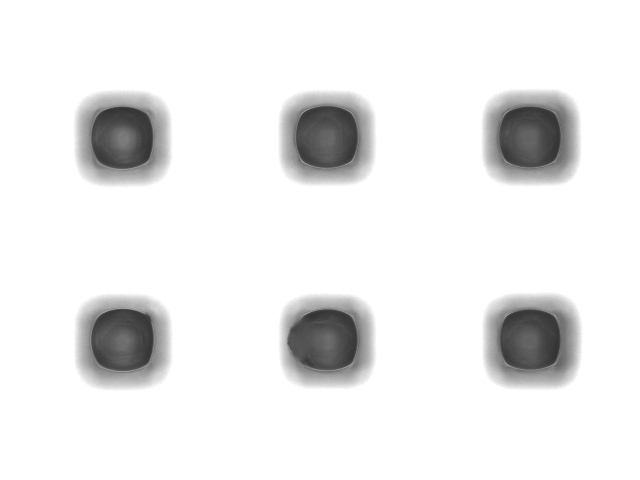
#> input picture coatingshape/1.tif, 640 x 480 px, found by its file name
$ python Comparison_of_segmentation_and_superpixel_algorithms.py
#> lines starting #> are read from the running program, lines starting #| are printed output that depends on the picture
import numpy as np
import matplotlib.pyplot as plt
import os
import pandas as pd
from skimage import data, io, filters
from skimage.color import rgba2rgb, rgb2gray
from skimage.external import tifffile
from skimage import feature
from skimage.filters import roberts, sobel, sobel_h, sobel_v
from skimage.filters import threshold_otsu
from skimage import morphology
from scipy import ndimage as ndi
from skimage.color import label2rgb

from skimage import exposure
from scipy.ndimage import gaussian_filter
from skimage import data
from skimage import img_as_float
from skimage.morphology import reconstruction
from skimage.segmentation import felzenszwalb, slic, quickshift, watershed
from skimage.segmentation import mark_boundaries

import matplotlib
#Data1 = io.imread('coatingshape/x1_side_mid.tif', plugin='tifffile')
Data1 = io.imread('coatingshape/1.tif', as_gray=True)
#> Data1 is the input picture: shape (480, 640); min 50, max 255, mean 236.1
Data2 = io.imread('coatingshape/1.tif', as_gray=True)
#Data1[Data1<120] = 255
# Data1 = Data1[200:350, :]
img = img_as_float(Data2)

segments_fz = felzenszwalb(img, scale=150, sigma=0.6, min_size=50)
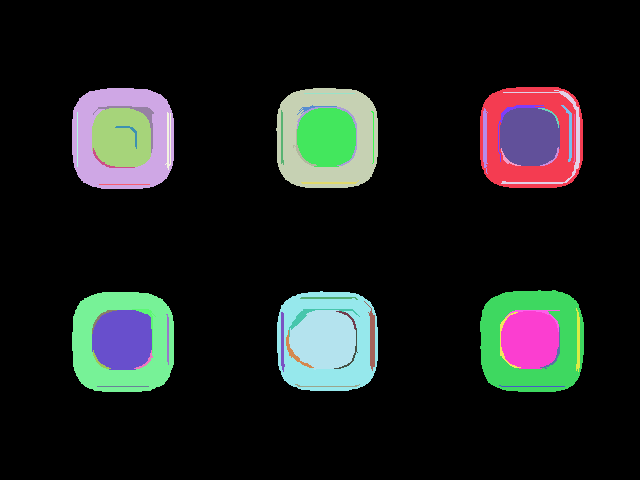
#> segments_fz: shape (480, 640) int64; 53 distinct labels, from 0 to 52; one colour per label, 0 black
#> (the run stopped early here; a loop or call above may not have finished)

$ run again, with coatingshape/3.tif copied over coatingshape/1.tif
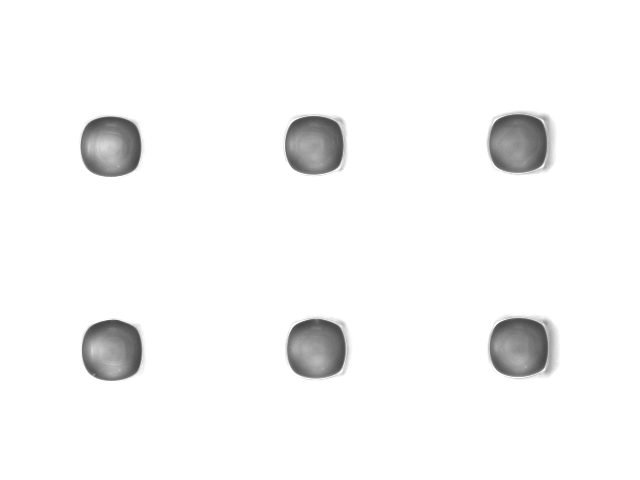
#> input picture coatingshape/3.tif, 640 x 480 px, found by its file name
#> Data1 is the input picture: shape (480, 640); min 71, max 255, mean 247
#> `segments_fz = felzenszwalb(img, scale=150, sigma=0.6, min_size=50)`:
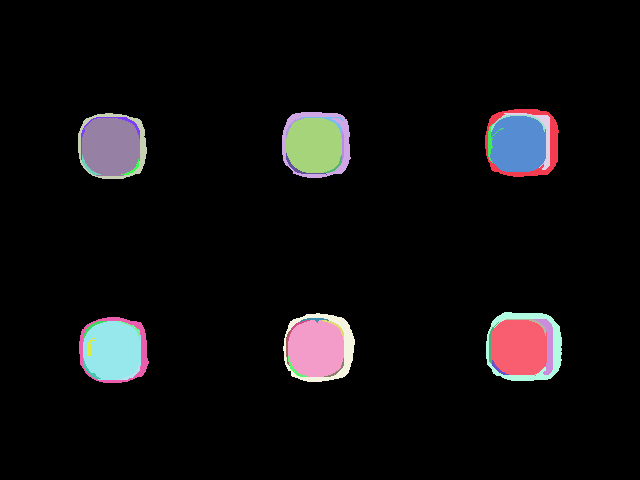
#> segments_fz: shape (480, 640) int64; 39 distinct labels, from 0 to 38; one colour per label, 0 black
